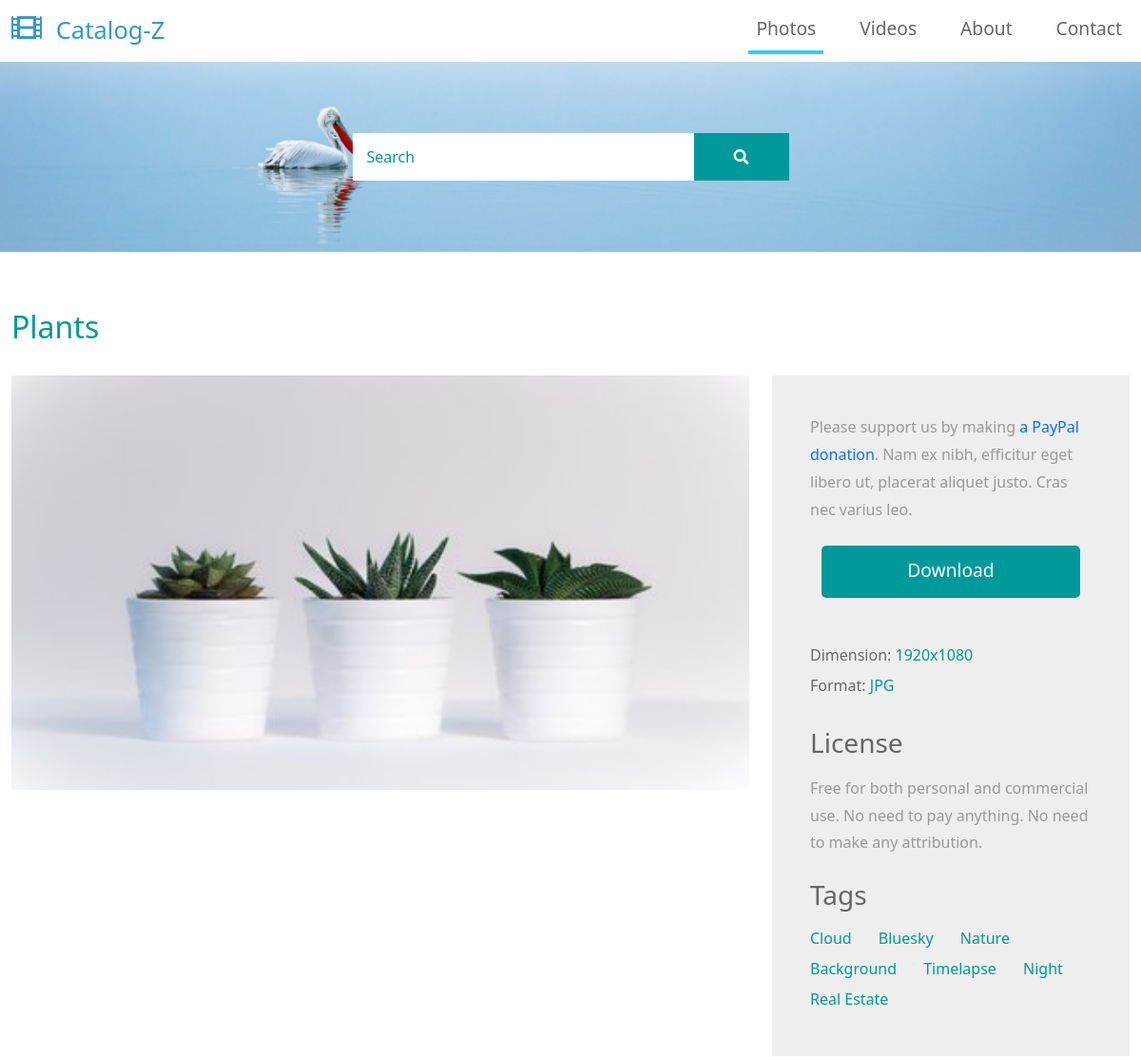
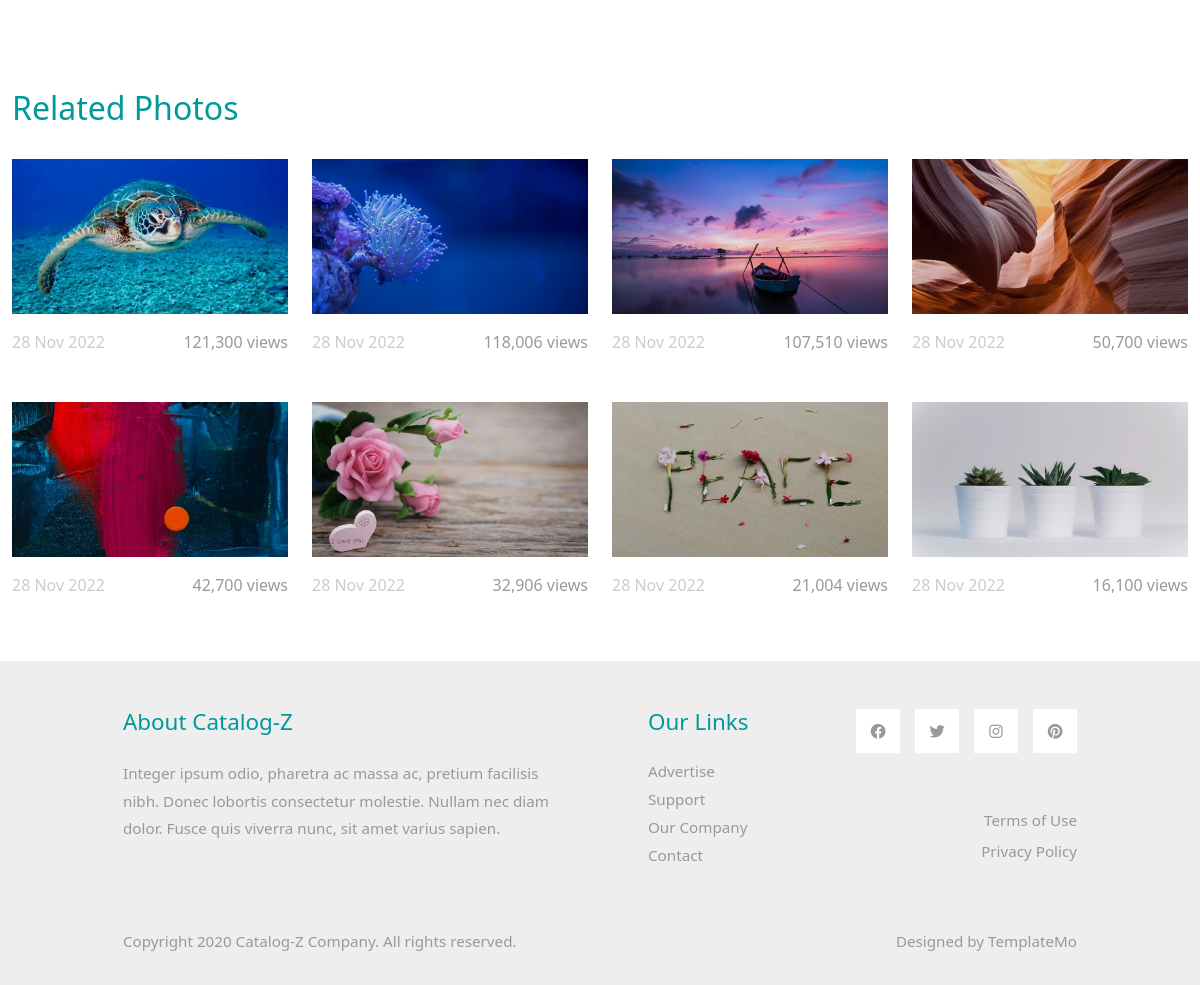
The page /photo-detail.php?id=61 on the database its author committed (2 pictures, top to bottom).
### tables this page shows
CREATE TABLE `media` (
  `id` int(11) NOT NULL,
  `image_link` text NOT NULL,
  `display_name` varchar(75) NOT NULL,
  `sys_name` varchar(75) NOT NULL,
  `views` int(11) DEFAULT NULL,
  `created_at` datetime DEFAULT NULL,
  `updated_at` datetime DEFAULT NULL,
  `video_link` text DEFAULT NULL,
  `dimension` varchar(20) NOT NULL,
  `format` varchar(10) NOT NULL,
  `duration` varchar(10) DEFAULT NULL,
  `type_id` int(11) NOT NULL
);

CREATE TABLE `tag` (
  `id` int(11) NOT NULL,
  `tag` varchar(45) NOT NULL
);

### db.php (called while the page is built, shortened)
<?php
class DB {
    private $connection;
    public function __construct($host, $dbname, $username, $password) {
        $this->host = $host;
        $this->dbname = $dbname;
        $this->username = $username;
        $this->password = $password;
        try {
            $this->connection = new \PDO('mysql:host='.$this->host . '; dbname=' . $this->dbname, $this->username, $this->password);
        } catch (\PDOException $e) {
            print "Error!: " . $e->getMessage() . "<br/>";
            die();
        }
    }
    public function getTopMedias($type) {
        $mediaItems = [];
        $sql = "SELECT *, media.id AS id
                FROM media
                INNER JOIN type ON media.type_id = type.id
                WHERE type.type = '" . $type . "'
                ORDER BY media.views DESC
                LIMIT 8";
        $query = $this->connection->query($sql);
        while ($row = $query->fetch()) {
            $mediaItems[] = [
                "image_link" => $row["image_link"],
                "display_name" => $row["display_name"],
                "views" => $row["views"],
                "created_at" => $row["created_at"],
                "updated_at" => $row["updated_at"],
                "id" => $row["id"]
            ];
        }
        return $mediaItems;
    }
    public function getMediaDetails($id) {
        $sql = "SELECT * FROM media WHERE id = " . $id;
        $result = [];
        try {
            $query = $this->connection->query($sql);
            $result = $query->fetchAll(\PDO::FETCH_ASSOC);
            return $result;
        } catch (\PDOException $e) {
            return $result;
        }
    }
    public function getMediaTags($id) {
        $sql = "SELECT tag.tag AS tag
                FROM tag
                INNER JOIN tag_has_media ON tag.id = tag_has_media.tag_id
                INNER JOIN media ON tag_has_media.media_id = media.id
                WHERE media.id = " . $id . "";
        $result = [];
        try {
            $query = $this->connection->query($sql);
            $result = $query->fetchAll(\PDO::FETCH_ASSOC);
            return $result;
        } catch (\PDOException $e) {
            return $result;
        }
    }
}

### photo-detail.php (the view, shortened to what this page needs)
<?php
$db = $GLOBALS["db"];
$mediaDetails = $db->getMediaDetails($_GET["id"]);
$mediaItems = $db->getTopMedias('photo');
$mediaTags = $db->getMediaTags($_GET["id"]);
?>
<!DOCTYPE html>
<html lang="en">
<head>
    <link rel="stylesheet" href="css/bootstrap.min.css">
    <link rel="stylesheet" href="fontawesome/css/all.min.css">
    <link rel="stylesheet" href="css/templatemo-style.css">
</head>
<body>
    <nav class="navbar navbar-expand-lg">
        <div class="container-fluid">
            <a class="navbar-brand" href="index.php">
                <i class="fas fa-film mr-2"></i>
                Catalog-Z
            </a>
            <div class="collapse navbar-collapse" id="navbarSupportedContent">
            <ul class="navbar-nav ml-auto mb-2 mb-lg-0">
                <li class="nav-item">
                    <a class="nav-link nav-link-1 active" aria-current="page" href="index.php">Photos</a>
                </li>
                <li class="nav-item">
                    <a class="nav-link nav-link-2" href="videos.php">Videos</a>
                </li>
                <li class="nav-item">
                    <a class="nav-link nav-link-3" href="about.php">About</a>
                </li>
                <li class="nav-item">
                    <a class="nav-link nav-link-4" href="contact.php">Contact</a>
                </li>
            </ul>
            </div>
        </div>
    </nav>
    <div class="tm-hero d-flex justify-content-center align-items-center" data-parallax="scroll" data-image-src="img/hero.jpg">
        <form class="d-flex tm-search-form">
            <input class="form-control tm-search-input" type="search" placeholder="Search" aria-label="Search">
            <button class="btn btn-outline-success tm-search-btn" type="submit">
                <i class="fas fa-search"></i>
            </button>
        </form>
    </div>
    <div class="container-fluid tm-container-content tm-mt-60">
        <div class="row mb-4">
            <h2 class="col-12 tm-text-primary"><?php echo $mediaDetails[0]['display_name']; ?></h2>
        </div>
        <div class="row tm-mb-90">
            <div class="col-xl-8 col-lg-7 col-md-6 col-sm-12">
                <img src="<?php echo $mediaDetails[0]['image_link']; ?>" alt="Image" class="img-fluid" width="100%">
            </div>
            <div class="col-xl-4 col-lg-5 col-md-6 col-sm-12">
                <div class="tm-bg-gray tm-video-details">
                    <p class="mb-4">
                        Please support us by making <a href="https://paypal.me/templatemo" target="_parent" rel="sponsored">a PayPal donation</a>. Nam ex nibh, efficitur eget libero ut, placerat aliquet justo. Cras nec varius leo.
                    </p>
                    <div class="text-center mb-5">
                        <a href="#" class="btn btn-primary tm-btn-big">Download</a>
                    </div>
                    <div class="mb-4 d-flex flex-wrap">
                        <div class="mr-4 mb-2">
                            <span class="tm-text-gray-dark">Dimension: </span><span class="tm-text-primary"><?php echo $mediaDetails[0]['dimension']; ?></span>
                        </div>
                        <div class="mr-4 mb-2">
                            <span class="tm-text-gray-dark">Format: </span><span class="tm-text-primary"><?php echo $mediaDetails[0]['format']; ?></span>
                        </div>
                    </div>
                    <div class="mb-4">
                        <h3 class="tm-text-gray-dark mb-3">License</h3>
                        <p>Free for both personal and commercial use. No need to pay anything. No need to make any attribution.</p>
                    </div>
                    <div>
                        <h3 class="tm-text-gray-dark mb-3">Tags</h3>
                        <?php
                            foreach ($mediaTags as $mediaTag) {
                        ?>
                            <a href="#" class="tm-text-primary mr-4 mb-2 d-inline-block"><?php echo $mediaTag["tag"]; ?></a>
                        <?php
                            }
                        ?>
                    </div>
                </div>
            </div>
        </div>
        <div class="row mb-4">
            <h2 class="col-12 tm-text-primary">
                Related Photos
            </h2>
        </div>
        <div class="row mb-3 tm-gallery">
            <?php
                foreach ($mediaItems as $mediaItem) {
            ?>
            <div class="col-xl-3 col-lg-4 col-md-6 col-sm-6 col-12 mb-5">
                <figure class="effect-ming tm-video-item">
                    <img src="<?php echo $mediaItem["image_link"]; ?>" alt="Image" class="img-fluid">
                    <figcaption class="d-flex align-items-center justify-content-center">
                    </figcaption>
                </figure>
                <div class="d-flex justify-content-between tm-text-gray">
                    <span class="tm-text-gray-light"><?php $date = date_create($mediaItem["created_at"]); echo $date->format('d M Y'); ?></span>
                    <span><?php echo number_format($mediaItem["views"]); ?> views</span>
                </div>
            </div>
            <?php
                }
            ?>
        </div>
    </div>
    <footer class="tm-bg-gray pt-5 pb-3 tm-text-gray tm-footer">
        <div class="container-fluid tm-container-small">
            <div class="row">
                <div class="col-lg-6 col-md-12 col-12 px-5 mb-5">
                    <h3 class="tm-text-primary mb-4 tm-footer-title">About Catalog-Z</h3>
                    <p>Integer ipsum odio, pharetra ac massa ac, pretium facilisis nibh. Donec lobortis consectetur molestie. Nullam nec diam dolor. Fusce quis viverra nunc, sit amet varius sapien.</p>
                </div>
                <div class="col-lg-3 col-md-6 col-sm-6 col-12 px-5 mb-5">
                    <h3 class="tm-text-primary mb-4 tm-footer-title">Our Links</h3>
                    <ul class="tm-footer-links pl-0">
                        <li><a href="#">Advertise</a></li>
                        <li><a href="#">Support</a></li>
                        <li><a href="#">Our Company</a></li>
                        <li><a href="#">Contact</a></li>
                    </ul>
                </div>
                <div class="col-lg-3 col-md-6 col-sm-6 col-12 px-5 mb-5">
                    <ul class="tm-social-links d-flex justify-content-end pl-0 mb-5">
                        <li class="mb-2"><a href="https://facebook.com"><i class="fab fa-facebook"></i></a></li>
                        <li class="mb-2"><a href="https://twitter.com"><i class="fab fa-twitter"></i></a></li>
                        <li class="mb-2"><a href="https://instagram.com"><i class="fab fa-instagram"></i></a></li>
                        <li class="mb-2"><a href="https://pinterest.com"><i class="fab fa-pinterest"></i></a></li>
                    </ul>
                    <a href="#" class="tm-text-gray text-right d-block mb-2">Terms of Use</a>
                    <a href="#" class="tm-text-gray text-right d-block">Privacy Policy</a>
                </div>
            </div>
            <div class="row">
                <div class="col-lg-8 col-md-7 col-12 px-5 mb-3">
                    Copyright 2020 Catalog-Z Company. All rights reserved.
                </div>
                <div class="col-lg-4 col-md-5 col-12 px-5 text-right">
                    Designed by <a href="https://templatemo.com" class="tm-text-gray" rel="sponsored" target="_parent">TemplateMo</a>
                </div>
            </div>
        </div>
    </footer>
</body>
</html>

### css/templatemo-style.css (style rules this page uses)
p { line-height: 1.8; }
a { text-decoration: none; transition: all 0.3s ease; }
.container-fluid { max-width: 1770px; }
.tm-container-small { max-width: 1050px; }
.btn { border-radius: 0; }
.btn-primary { background-color: #009999; border: 0; border-radius: 5px; padding: 12px 50px 14px; font-size: 1.2rem; }
.form-control { padding: 10px 20px; width: 100%; height: auto; }
.tm-btn-big { padding: 12px 90px 14px; }
.navbar-brand { color: #3399CC; font-size: 1.6rem; }
.navbar-brand i { font-size: 2rem; }
.tm-hero { min-height: 200px; background: transparent; }
.tm-mt-60 { margin-top: 60px; }
.tm-mb-90 { margin-bottom: 90px; }
.tm-text-primary { color: #009999; }
.tm-bg-gray { background-color: #EEEEEE; }
.nav-item { margin-right: 30px; }
.nav-item:last-child { margin-right: 0; }
.nav-link { color: #666666; border-bottom: 4px solid transparent; font-size: 1.2rem; }
.nav-link-1.active, .nav-link-1:hover { border-color: #33CCFF; }
.tm-search-input { width: 360px; border-radius: 0; padding: 12px 15px; color: #009999; border: none; }
.tm-search-input::placeholder { color: #009999; opacity: 1; }
.tm-search-btn { color: white; background-color: #009999; border: none; width: 100px; height: 50px; margin-left: -1px; }
p, .tm-text-gray { color: #999; }
.tm-text-gray-light { color: #CCC; }
.tm-text-gray-dark { color: #666; }
.tm-video-item { position: relative; overflow: hidden; text-align: center; cursor: pointer; }
.tm-video-item img { position: relative; display: block; min-height: 100%; max-width: 100%; opacity: 0.8; }
.tm-video-item figcaption { padding: 2em; color: #fff; text-transform: uppercase; font-size: 1.25em; -webkit-backface-visibility: hidden; backface-visibility: hidden; }
.tm-video-item figcaption::before, .tm-video-item figcaption::after { pointer-events: none; }
.tm-video-item figcaption, .tm-video-item figcaption > a { position: absolute; top: 0; left: 0; width: 100%; height: 100%; }
figure.effect-ming { background: #030c17; }
figure.effect-ming img { opacity: 0.9; -webkit-transition: opacity 0.35s; transition: opacity 0.35s; }
figure.effect-ming figcaption::before { position: absolute; top: 30px; right: 30px; bottom: 30px; left: 30px; border: 2px solid #fff; box-shadow: 0 0 0 30px rgba(255,255,255,0.2); content: ''; opacity: 0; -webkit-transition: opacity 0.35s, -webkit-transform 0.35s; transition: opacity 0.35s, transform 0.35s; -webkit-transform: scale3d(1.4,1.4,1); transform: scale3d(1.4,1.4,1); }
.tm-footer-links li { list-style: none; margin-bottom: 5px; }
.tm-footer-links li a { color: #999999; }
.tm-social-links li { list-style: none; margin-right: 15px; }
.tm-social-links li:last-child { margin-right: 0; }
.tm-social-links li a { color: #999999; width: 44px; height: 44px; display: flex; background-color: #fff; align-items: center; justify-content: center; }
.tm-footer { font-size: 0.95rem; }
.tm-footer-title { font-size: 1.4rem; }
.tm-video-details { height: 100%; padding: 40px; }
.form-control, input:-internal-autofill-selected, select:not([multiple]) { color: #009999 !important; }
.form-control::placeholder { color: #009999; opacity: 1; }

### rows shown on the page
media: display_name "Plants", image_link (picture), dimension "1920x1080", format "JPG"
tag: tag "Cloud"
tag: tag "Bluesky"
tag: tag "Nature"
tag: tag "Background"
tag: tag "Timelapse"
tag: tag "Night"
tag: tag "Real Estate"
media: image_link (picture), created_at "28 Nov 2022", views "121,300"
media: image_link (picture), created_at "28 Nov 2022", views "118,006"
media: image_link (picture), created_at "28 Nov 2022", views "107,510"
media: image_link (picture), created_at "28 Nov 2022", views "50,700"
media: image_link (picture), created_at "28 Nov 2022", views "42,700"
media: image_link (picture), created_at "28 Nov 2022", views "32,906"
media: image_link (picture), created_at "28 Nov 2022", views "21,004"

### other values the page prints
$date->format('d M Y') "28 Nov 2022"
$mediaItem["views"] "16,100"
